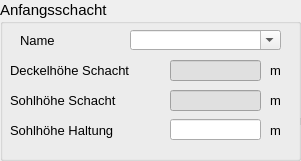
   <widget class="QGroupBox" name="groupBox">
    <property name="geometry">
     <rect>
      <x>10</x>
      <y>40</y>
      <width>301</width>
      <height>161</height>
     </rect>
    </property>
    <property name="font">
     <font>
      <family>Tahoma</family>
      <pointsize>11</pointsize>
     </font>
    </property>
    <property name="title">
     <string>Anfangsschacht</string>
    </property>
    <widget class="QLabel" name="label_3">
     <property name="geometry">
      <rect>
       <x>20</x>
       <y>30</y>
       <width>91</width>
       <height>21</height>
      </rect>
     </property>
     <property name="font">
      <font>
       <family>Tahoma</family>
       <pointsize>10</pointsize>
      </font>
     </property>
     <property name="text">
      <string>Name</string>
     </property>
    </widget>
    <widget class="QLabel" name="label_5">
     <property name="geometry">
      <rect>
       <x>10</x>
       <y>110</y>
       <width>131</width>
       <height>41</height>
      </rect>
     </property>
     <property name="font">
      <font>
       <family>Tahoma</family>
       <pointsize>10</pointsize>
      </font>
     </property>
     <property name="text">
      <string>Sohlhöhe Haltung</string>
     </property>
    </widget>
    <widget class="QLabel" name="label_14">
     <property name="geometry">
      <rect>
       <x>270</x>
       <y>120</y>
       <width>21</width>
       <height>21</height>
      </rect>
     </property>
     <property name="font">
      <font>
       <family>Tahoma</family>
       <pointsize>10</pointsize>
      </font>
     </property>
     <property name="text">
      <string>m</string>
     </property>
    </widget>
    <widget class="QComboBox" name="schoben">
     <property name="geometry">
      <rect>
       <x>130</x>
       <y>30</y>
       <width>151</width>
       <height>20</height>
      </rect>
     </property>
     <property name="font">
      <font>
       <family>Tahoma</family>
       <pointsize>10</pointsize>
      </font>
     </property>
     <property name="toolTip">
      <string>&lt;html&gt;&lt;head/&gt;&lt;body&gt;&lt;p&gt;Name des oberen Schachtes&lt;/p&gt;&lt;/body&gt;&lt;/html&gt;</string>
     </property>
     <property name="statusTip">
      <string>Name des oberen Schachtes</string>
     </property>
     <property name="editable">
      <bool>true</bool>
     </property>
    </widget>
    <widget class="QLineEdit" name="sohleoben">
     <property name="geometry">
      <rect>
       <x>170</x>
       <y>119</y>
       <width>91</width>
       <height>21</height>
      </rect>
     </property>
     <property name="font">
      <font>
       <family>Tahoma</family>
       <pointsize>10</pointsize>
      </font>
     </property>
     <property name="toolTip">
      <string>von Schachtsohle abweichende Sohlhöhe</string>
     </property>
     <property name="statusTip">
      <string>von Schachtsohle abweichende Sohlhöhe</string>
     </property>
     <property name="inputMask">
      <string/>
     </property>
     <property name="text">
      <string/>
     </property>
     <property name="maxLength">
      <number>32767</number>
     </property>
    </widget>
    <widget class="QLabel" name="label_25">
     <property name="geometry">
      <rect>
       <x>10</x>
       <y>90</y>
       <width>131</width>
       <height>21</height>
      </rect>
     </property>
     <property name="font">
      <font>
       <family>Tahoma</family>
       <pointsize>10</pointsize>
      </font>
     </property>
     <property name="text">
      <string>Sohlhöhe Schacht</string>
     </property>
    </widget>
    <widget class="QLineEdit" name="schacht_oben_deckel">
     <property name="geometry">
      <rect>
       <x>170</x>
       <y>60</y>
       <width>91</width>
       <height>21</height>
      </rect>
     </property>
     <property name="styleSheet">
      <string notr="true">background-color: #e0e0e0;</string>
     </property>
     <property name="readOnly">
      <bool>true</bool>
     </property>
    </widget>
    <widget class="QLabel" name="label_19">
     <property name="geometry">
      <rect>
       <x>270</x>
       <y>90</y>
       <width>21</width>
       <height>21</height>
      </rect>
     </property>
     <property name="font">
      <font>
       <family>Tahoma</family>
       <pointsize>10</pointsize>
      </font>
     </property>
     <property name="text">
      <string>m</string>
     </property>
    </widget>
    <widget class="QLabel" name="label_27">
     <property name="geometry">
      <rect>
       <x>300</x>
       <y>110</y>
       <width>21</width>
       <height>21</height>
      </rect>
     </property>
     <property name="font">
      <font>
       <family>Tahoma</family>
       <pointsize>10</pointsize>
      </font>
     </property>
     <property name="text">
      <string>m</string>
     </property>
    </widget>
    <widget class="QLabel" name="label_28">
     <property name="geometry">
      <rect>
       <x>270</x>
       <y>60</y>
       <width>21</width>
       <height>21</height>
      </rect>
     </property>
     <property name="font">
      <font>
       <family>Tahoma</family>
       <pointsize>10</pointsize>
      </font>
     </property>
     <property name="text">
      <string>m</string>
     </property>
    </widget>
    <widget class="QLineEdit" name="schacht_oben_sohle">
     <property name="geometry">
      <rect>
       <x>170</x>
       <y>90</y>
       <width>91</width>
       <height>21</height>
      </rect>
     </property>
     <property name="styleSheet">
      <string notr="true">background-color: #e0e0e0;</string>
     </property>
     <property name="readOnly">
      <bool>true</bool>
     </property>
    </widget>
    <widget class="QLabel" name="label_26">
     <property name="geometry">
      <rect>
       <x>10</x>
       <y>60</y>
       <width>151</width>
       <height>21</height>
      </rect>
     </property>
     <property name="font">
      <font>
       <family>Tahoma</family>
       <pointsize>10</pointsize>
      </font>
     </property>
     <property name="text">
      <string>Deckelhöhe Schacht</string>
     </property>
    </widget>
   </widget>
